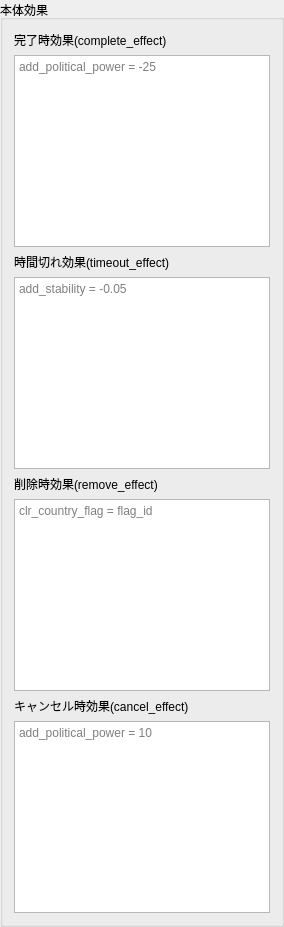
                <widget class="QGroupBox" name="groupDecisionEffects">
                 <property name="title">
                  <string>本体効果</string>
                 </property>
                 <layout class="QVBoxLayout" name="groupDecisionEffectsLayout">
                  <item>
                   <widget class="QLabel" name="labelCompleteEffect">
                    <property name="text">
                     <string>完了時効果(complete_effect)</string>
                    </property>
                   </widget>
                  </item>
                  <item>
                   <widget class="QPlainTextEdit" name="textCompleteEffect">
                    <property name="minimumSize">
                     <size>
                      <width>0</width>
                      <height>0</height>
                     </size>
                    </property>
                    <property name="placeholderText">
                     <string>add_political_power = -25</string>
                    </property>
                   </widget>
                  </item>
                  <item>
                   <widget class="QLabel" name="labelTimeoutEffect">
                    <property name="text">
                     <string>時間切れ効果(timeout_effect)</string>
                    </property>
                   </widget>
                  </item>
                  <item>
                   <widget class="QPlainTextEdit" name="textTimeoutEffect">
                    <property name="minimumSize">
                     <size>
                      <width>0</width>
                      <height>0</height>
                     </size>
                    </property>
                    <property name="placeholderText">
                     <string>add_stability = -0.05</string>
                    </property>
                   </widget>
                  </item>
                  <item>
                   <widget class="QLabel" name="labelRemoveEffect">
                    <property name="text">
                     <string>削除時効果(remove_effect)</string>
                    </property>
                   </widget>
                  </item>
                  <item>
                   <widget class="QPlainTextEdit" name="textRemoveEffect">
                    <property name="minimumSize">
                     <size>
                      <width>0</width>
                      <height>0</height>
                     </size>
                    </property>
                    <property name="placeholderText">
                     <string>clr_country_flag = flag_id</string>
                    </property>
                   </widget>
                  </item>
                  <item>
                   <widget class="QLabel" name="labelCancelEffect">
                    <property name="text">
                     <string>キャンセル時効果(cancel_effect)</string>
                    </property>
                   </widget>
                  </item>
                  <item>
                   <widget class="QPlainTextEdit" name="textCancelEffect">
                    <property name="minimumSize">
                     <size>
                      <width>0</width>
                      <height>0</height>
                     </size>
                    </property>
                    <property name="placeholderText">
                     <string>add_political_power = 10</string>
                    </property>
                   </widget>
                  </item>
                 </layout>
                </widget>
